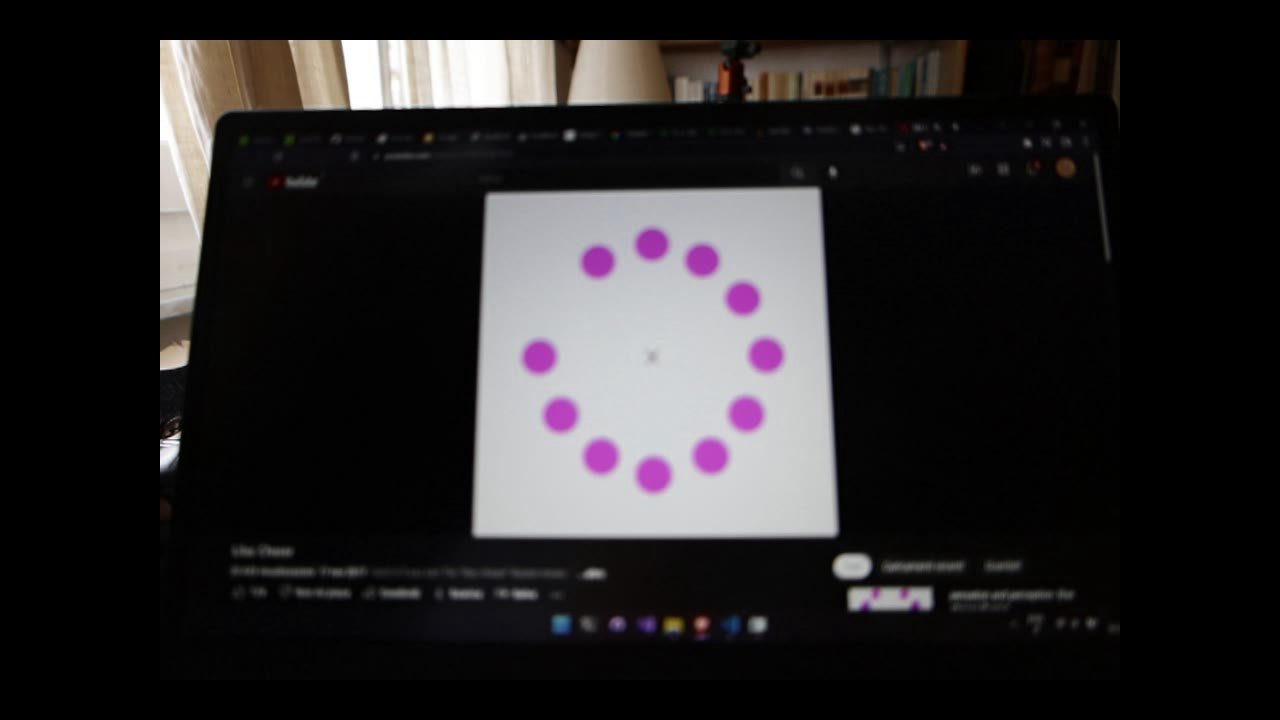
//> input picture frame 11 of C++/illusion.avi, 1280 x 720 px, given in place of the camera
$ ./Source   (built with g++ and OpenCV 4)
//> lines starting //> are read from the running program, lines starting //| are printed output that depends on the picture
// Uncomment the following line if you are compiling this code in Visual Studio
//#include "stdafx.h"

#include <opencv2/opencv.hpp>
#include <iostream>
#include <memory>
#include <cmath>

using namespace cv;
using namespace std;

template <typename T>
int sgn(T val)
{
	return (T(0) < val) - (val < T(0));
}
Vec3b rgb2lms(Vec3b frame)
{
	int r = (int)frame[2];
	int g = (int)frame[1];
	int b = (int)frame[0];
	float l = (4.11935 * b) + (43.5161 * g) + (17.8824 * r);
	float m = (3.8671 * b) + (27.1554 * g) + (3.4556 * r);
	float s = (1.4670 * b) + (0.1843 * g) + (0.0299 * r);
	return Vec3b(l, m, s);
}
Vec3b rgb2hsv(Vec3b frame)
{
	int r = (int)(frame[2]);
	int g = (int)(frame[1]);
	int b = (int)(frame[0]);
	int maxR = max(max(r, g), b);
	int minR = min(min(r, g), b);

	float h;
	float s = maxR != minR ? (maxR - minR) / maxR : 0;
	float v = (r + g + b) / 3;
	if (maxR != minR)
	{
		if (maxR == r) // red
		{
			h = 60 * ((g - b) / (maxR - minR));
		}
		else if (maxR == g) // green
		{
			h = 60 * ((b - r) / (maxR - minR)) + 120;
		}
		else // blue
		{
			h = 60 * ((r - g) / (maxR - minR)) + 240;
		}
	}
	else
	{
		h = 0;
	}

	return Vec3b(h, s, v);
}

int main(int argc, char *argv[])
{
	// [12 lines of commented-out code are left out]
	VideoCapture cap(0); //, CAP_DSHOW);

	double dWidth = cap.get(CAP_PROP_FRAME_WIDTH);
	double dHeight = cap.get(CAP_PROP_FRAME_HEIGHT);
	const int r = 1;
	const int width = dWidth / r;
	const int height = dHeight / r;
	double a = 2;	// stepness activation function
	double l = 0.1; // time constant
	int mode = 0;

	Mat filter(height, width, CV_32FC3, Scalar::all(255));
	Mat integralImg(height, width, CV_8UC3, Scalar::all(0));
	Mat filteredImg(height, width, CV_8UC3, Scalar::all(0));
	Mat hsvImage(height, width, CV_8UC3, Scalar::all(0));
	Mat lmsImage(height, width, CV_8UC3, Scalar::all(0));

	int lut[255];
	for (int i = 0; i < 255; i++)
	{
		float x = i / 255.0;
		x = (sgn(2 * x - 1) * pow(abs(2 * x - 1), a) + 1) / 2;
		lut[i] = 255.0 - (x * 255.0);
	}

	// if not success, exit program
	if (cap.isOpened() == false)
	{
		cout << "Cannot open the video camera" << endl;
		cin.get();
		return -1;
	}

	cap.set(CAP_PROP_CONVERT_RGB, true);
	cap.set(CAP_PROP_FRAME_WIDTH, width);
	cap.set(CAP_PROP_FRAME_HEIGHT, height);

	string window_name = "My Camera Feed";
	namedWindow(window_name);
	VideoWriter original("original.avi", cv::VideoWriter::fourcc('M', 'J', 'P', 'G'), 10, Size(width, height));
	VideoWriter illusion("illusion.avi", cv::VideoWriter::fourcc('M', 'J', 'P', 'G'), 10, Size(width, height));

	while (true)
	{
		Mat frame;
		bool bSuccess = cap.read(frame);
//> frame is the input picture: 720 rows x 1280 cols, CV_8UC3; mean B, G, R 39.2, 38.2, 40.5
		cv::resize(frame, frame, Size(width, height));

		// [25 lines of commented-out code are left out]
		for (int r = 0; r < frame.rows; r++)
		{
			Vec3b *ptrFrame = frame.ptr<Vec3b>(r);
			Vec3b *ptrIntegralImg = integralImg.ptr<Vec3b>(r);
			Vec3f *ptrFilter = filter.ptr<Vec3f>(r);
			Vec3b *ptrFilteredImg = filteredImg.ptr<Vec3b>(r);
			Vec3b *ptrHSVImage = hsvImage.ptr<Vec3b>(r);
			Vec3b *ptrLMSImage = lmsImage.ptr<Vec3b>(r);

			for (int c = 0; c < frame.cols; c++)
			{
				ptrLMSImage[c] = rgb2lms(ptrFrame[c]);
				ptrHSVImage[c] = rgb2hsv(ptrFrame[c]);
				float factor, maxF;

				switch (mode)
				{
				case 0:
					for (int k = 0; k < 3; k++)
					{
						ptrIntegralImg[c][k] = ((ptrIntegralImg[c][k] + (l * ptrFrame[c][k])) / (1 + l));
						ptrFilter[c][k] = ((ptrFilter[c][k] + ptrHSVImage[c][1] * lut[int(ptrIntegralImg[c][k] * ptrHSVImage[c][1])]) / (1 + ptrHSVImage[c][1]));
						ptrFilteredImg[c][k] = ptrFrame[c][k] * ptrFilter[c][k] / 255.0;
					}

					maxF = max(max((float)ptrFilteredImg[c][0], (float)ptrFilteredImg[c][1]), (float)ptrFilteredImg[c][2]);
					factor = ptrHSVImage[c][2] / maxF;
					for (int k = 0; k < 3; k++)
					{
						ptrFilteredImg[c][k] = ptrFilteredImg[c][k] * factor;
					}
					break;
				case 1:
					for (int k = 0; k < 3; k++)
					{
						ptrIntegralImg[c][k] = ((ptrIntegralImg[c][k] + (l * ptrLMSImage[c][k])) / (1 + l));
						ptrFilter[c][k] = ((ptrFilter[c][k] + ptrHSVImage[c][1] * lut[int(ptrIntegralImg[c][k] * ptrHSVImage[c][1])]) / (1 + ptrHSVImage[c][1]));
						ptrFilteredImg[c][k] = ptrLMSImage[c][k] * ptrFilter[c][k] / 255.0;
					}

					maxF = max(max((float)ptrFilteredImg[c][0], (float)ptrFilteredImg[c][1]), (float)ptrFilteredImg[c][2]);
					factor = ptrHSVImage[c][2] / maxF;
					for (int k = 0; k < 3; k++)
					{
						ptrFilteredImg[c][k] = ptrFilteredImg[c][k] * factor;
					}
					break;
				}
			}
		}
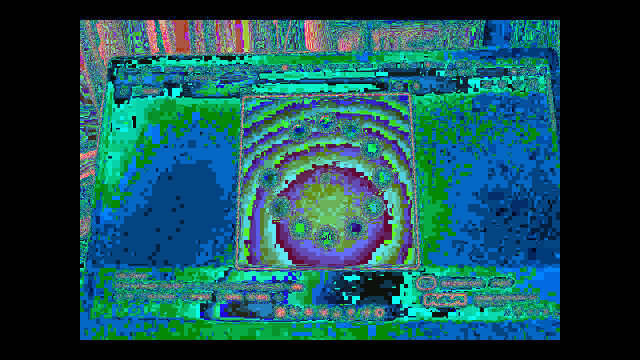
//> lmsImage: 720 rows x 1280 cols, CV_8UC3 (shown at 1/2 size); mean B, G, R 84.6, 79, 23.9
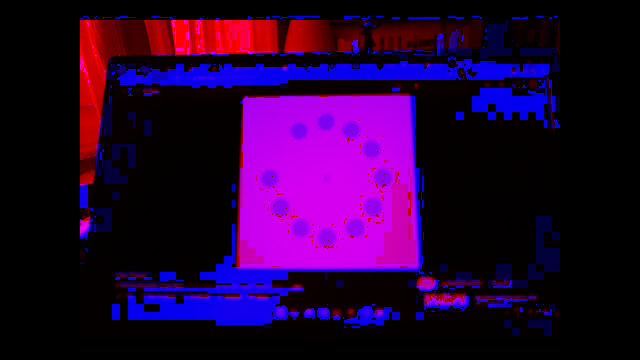
//> hsvImage: 720 rows x 1280 cols, CV_8UC3 (shown at 1/2 size); mean B, G, R 52.9, 0, 39.2
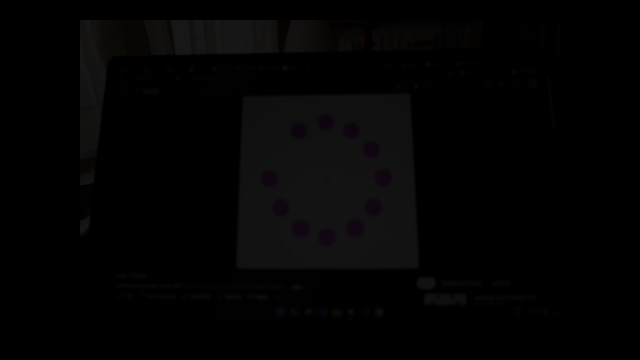
//> integralImg: 720 rows x 1280 cols, CV_8UC3 (shown at 1/2 size); mean B, G, R 3.3, 3.2, 3.4
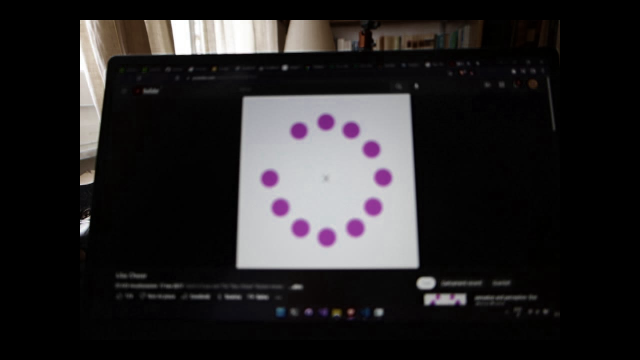
//> filteredImg: 720 rows x 1280 cols, CV_8UC3 (shown at 1/2 size); mean B, G, R 37.4, 36.5, 38.4

		if (bSuccess == false)
		{
			cout << "Video camera is disconnected" << endl;
			cin.get();
			break;
		}

		Mat displayh, displayh2, display;
		hconcat(frame, filteredImg, displayh);
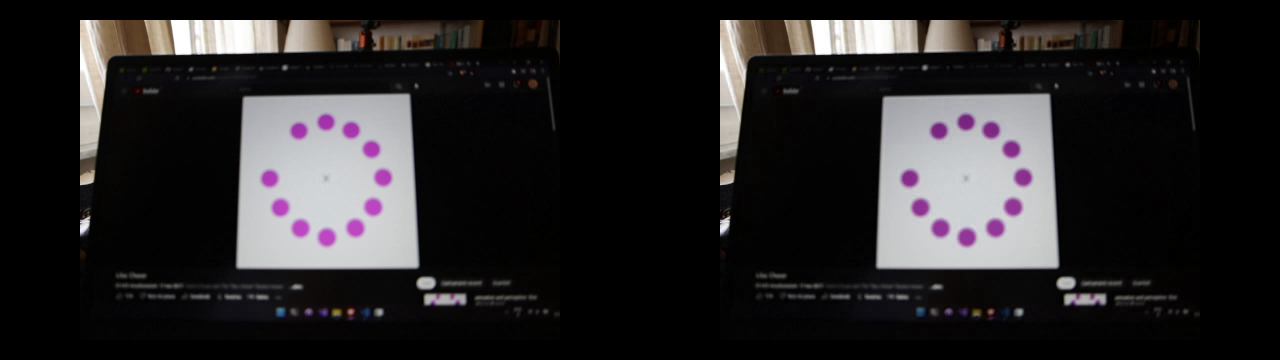
//> displayh: 720 rows x 2560 cols, CV_8UC3 (shown at 1/2 size); mean B, G, R 38.3, 37.3, 39.4
		// hconcat(filter, integralImg, displayh2);
		// vconcat(displayh, displayh2, display);
		imshow(window_name, filteredImg);
		original.write(frame);
		illusion.write(filteredImg);

		if (waitKey(10) == 27)
//> the Esc key is pressed
		{
			cout << "Esc key is pressed by user. Stoppig the video" << endl;
			break;
		}
	}

	cap.release();
	original.release();
	illusion.release();
	destroyAllWindows();
	return 0;
}

$ run again, starting later in the video
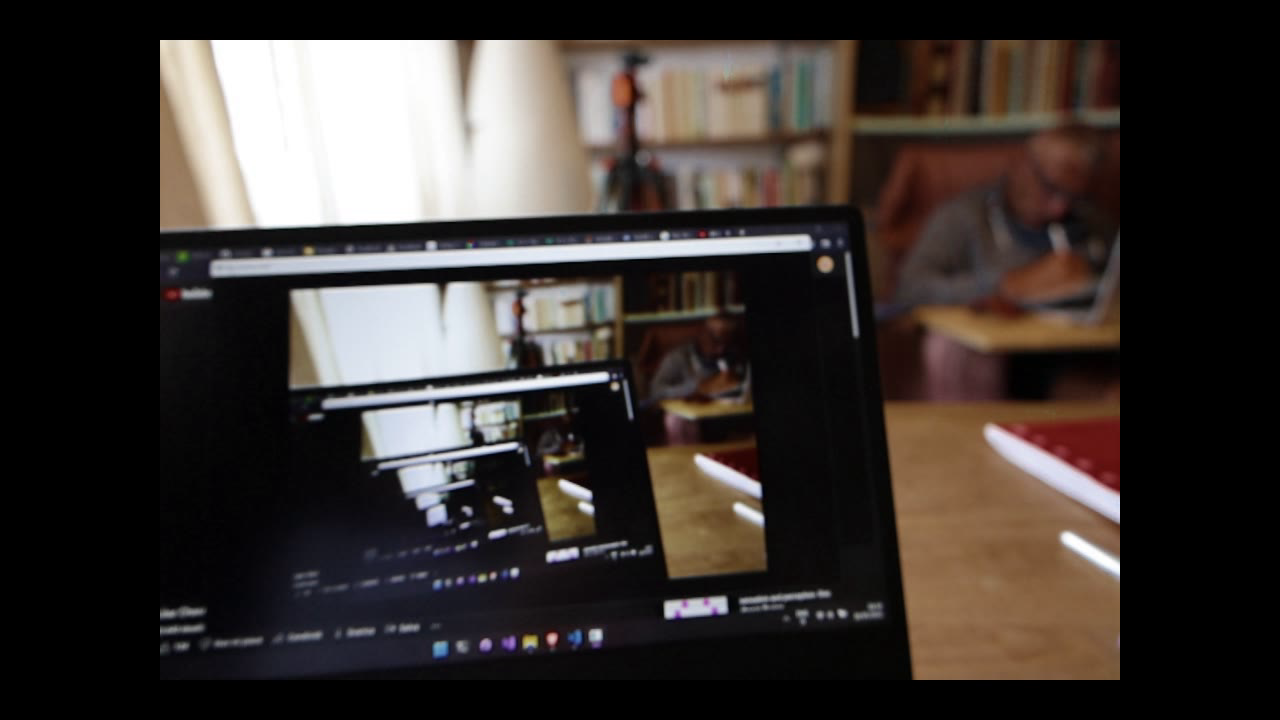
//> input picture frame 49 of C++/illusion.avi, 1280 x 720 px, given in place of the camera
//> frame is the input picture: 720 rows x 1280 cols, CV_8UC3; mean B, G, R 50.3, 53.7, 60.3
//> after the loop `for (int r = 0; r < frame.rows; r++)`:
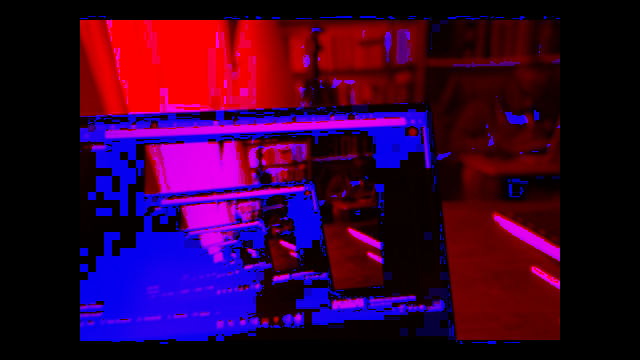
//> hsvImage: 720 rows x 1280 cols, CV_8UC3 (shown at 1/2 size); mean B, G, R 49, 0, 54.6
//> `hconcat(frame, filteredImg, displayh);`:
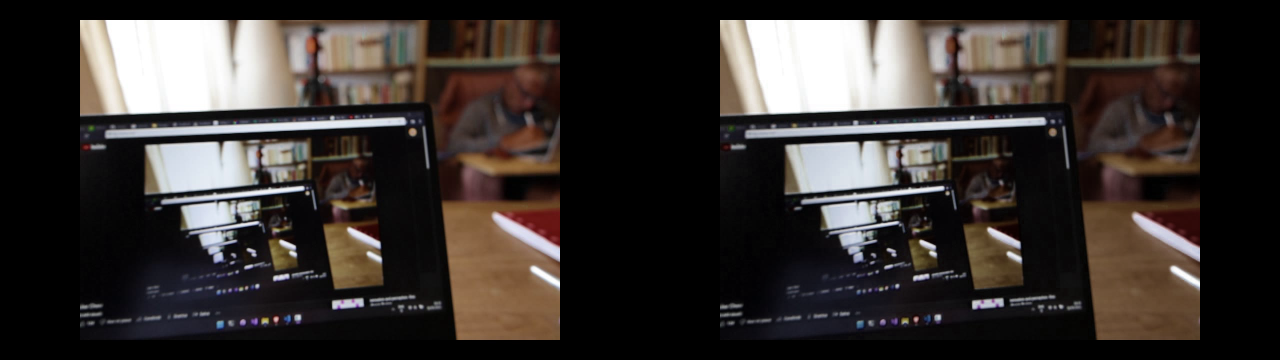
//> displayh: 720 rows x 2560 cols, CV_8UC3 (shown at 1/2 size); mean B, G, R 48.1, 50.9, 56.6

$ run again, starting later in the video
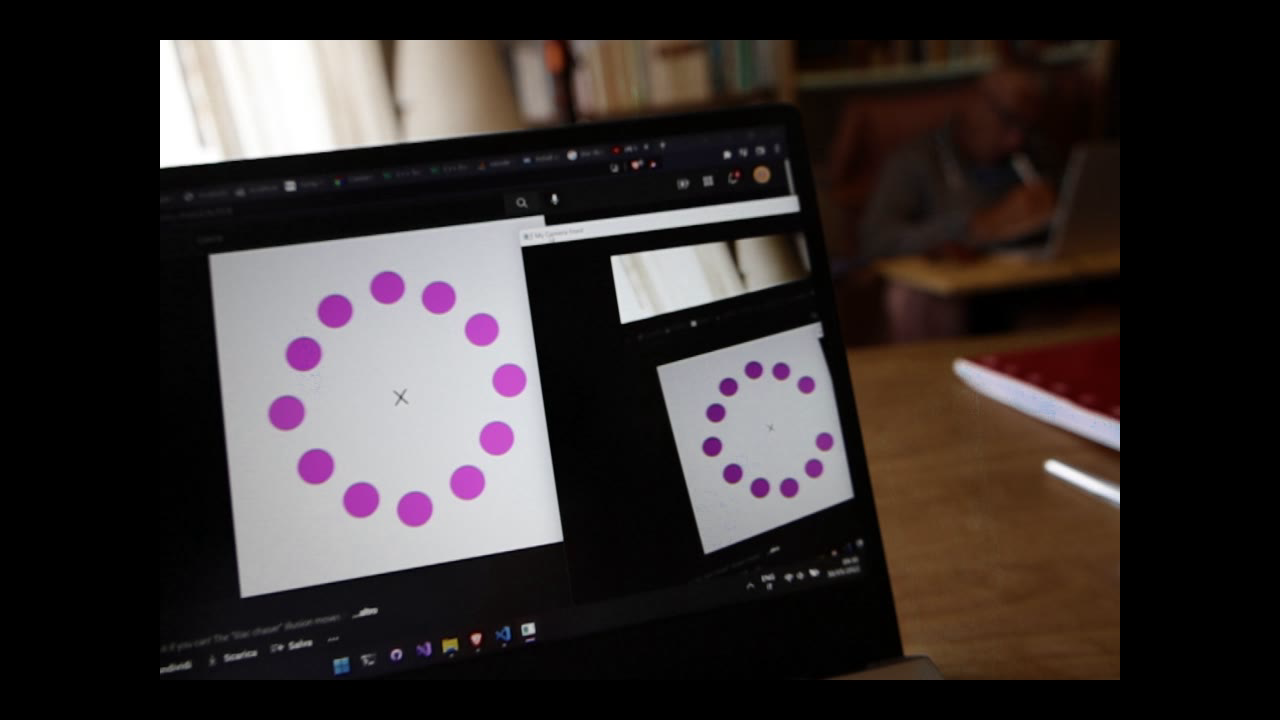
//> input picture frame 88 of C++/illusion.avi, 1280 x 720 px, given in place of the camera
//> frame is the input picture: 720 rows x 1280 cols, CV_8UC3; mean B, G, R 48.8, 49.8, 56.6
//> after the loop `for (int r = 0; r < frame.rows; r++)`:
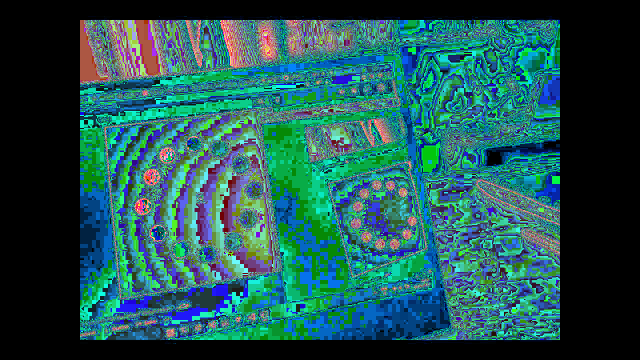
//> lmsImage: 720 rows x 1280 cols, CV_8UC3 (shown at 1/2 size); mean B, G, R 83.2, 84, 32.6
//> `hconcat(frame, filteredImg, displayh);`:
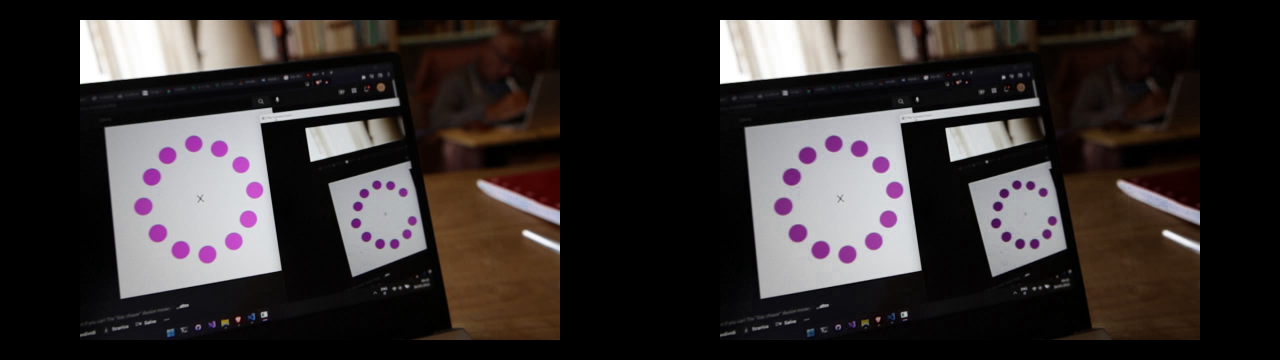
//> displayh: 720 rows x 2560 cols, CV_8UC3 (shown at 1/2 size); mean B, G, R 47.2, 47.8, 53.5
